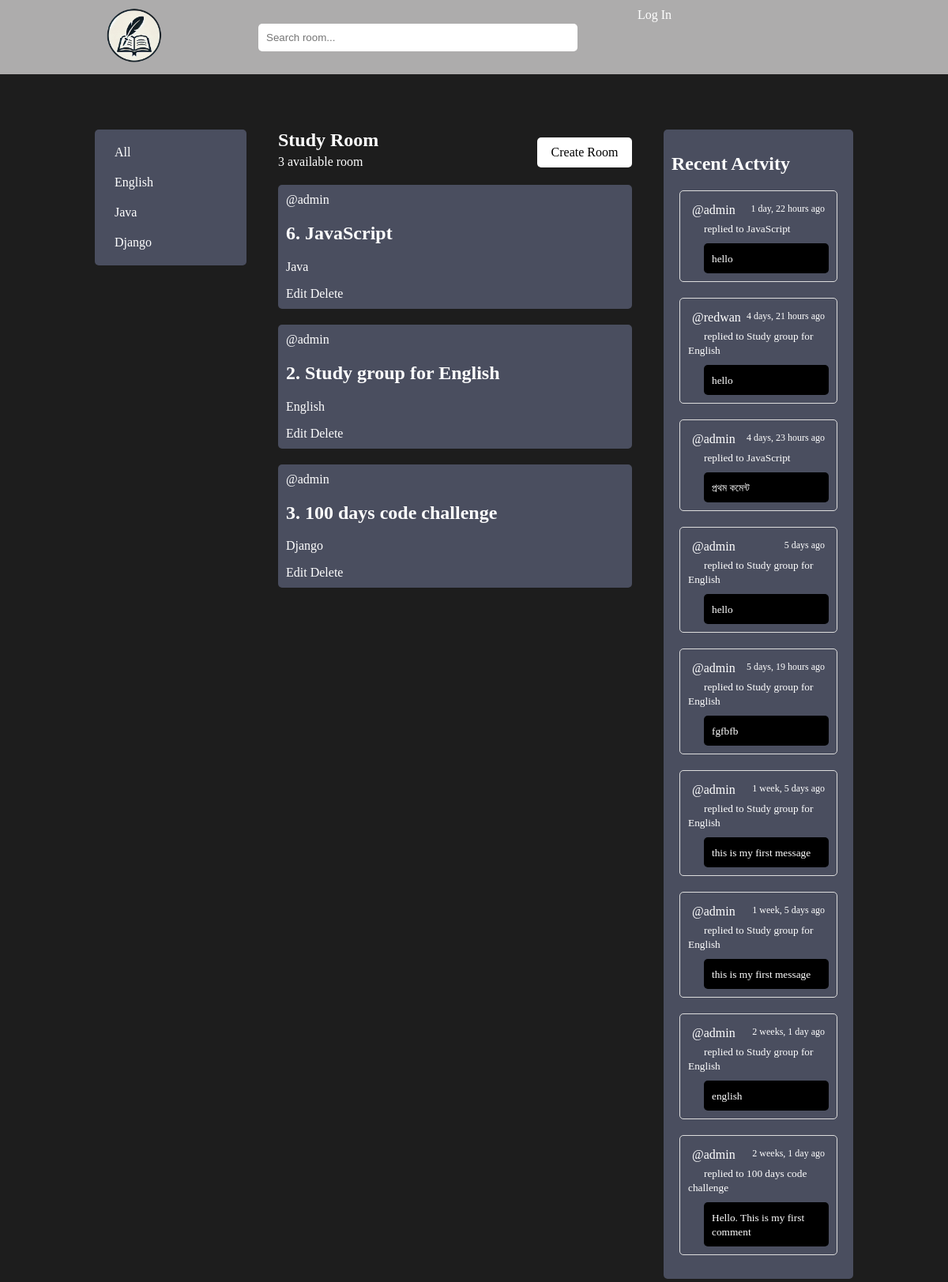
The page / on the database its author committed.
### base/models.py (models this page shows, shortened)
class Topic(models.Model):
    name = models.CharField(max_length=200)
    def __str__(self):
        return self.name

class Room(models.Model):
    host = models.ForeignKey(User, on_delete=models.CASCADE, null=True)
    topic = models.ForeignKey(Topic, on_delete=models.SET_NULL, null=True)
    name = models.CharField(max_length=200)
    description = models.TextField(null=True, blank=True)
    participants = models.ManyToManyField(User, related_name='participants', blank=True)
    updated = models.DateTimeField(auto_now=True)
    created = models.DateTimeField(auto_now_add=True)
    class Meta:
        ordering = ['-updated', '-created']
    def __str__(self):
        return self.name

class Message(models.Model):
    user = models.ForeignKey(User, on_delete=models.CASCADE)
    room = models.ForeignKey(Room, on_delete=models.CASCADE)
    body = models.TextField()
    updated = models.DateTimeField(auto_now=True)
    created = models.DateTimeField(auto_now_add=True)
    class Meta:
        ordering = ['-updated', '-created']

### base/views.py (the view)
# urls.py: path('', views.home, name="home"),
def home(request):
    q = request.GET.get('q') if request.GET.get('q') != None else '';
    rooms = Room.objects.filter(
        Q(topic__name__icontains=q) |
        Q(name__icontains=q) |
        Q(description__icontains=q)
        );
    topics = Topic.objects.all();
    room_count = rooms.count();
    room_messages = Message.objects.filter(Q(room__topic__name__icontains=q))
    context = {
        'rooms': rooms,
        'topics': topics,
        'room_count': room_count,
        'room_messages': room_messages,
    }
    return render(request, 'home.html', context);

### templates/home.html (shortened to what this page needs)
{% extends 'main.html' %}
{% load static %}
{% block content %}
<div class="container_full">
    <div class="container">
        <div class="home_page_section">
            <div class="section_left home_sec_bg">
                <div class="sec_left_room_info room_sec_cmn">
                    <div class="topic_sec">
                        <a href="{% url 'home' %}">All</a>
                        {% for topic in topics %}
                            <a href="{% url 'home' %}?q={{topic.name}}">{{topic.name}}</a>
                        {% endfor %}
                    </div>
                </div>
            </div>
            <div class="section_middle">
                <div class="sec_middle_room">
                    <div class="room_info_create">
                        <div class="avail_cre_room">
                            <div class="available_room">
                                <h2>Study Room</h2>
                                <p style="margin-top:5px">{{room_count}} available room</p>
                            </div>
                        </div>
                        <div class="avail_cre_room">
                            <div class="createroom">
                                <a href="{% url 'createroom' %}">Create Room</a>
                            </div>
                        </div>
                    </div>
                    <div class="room_data room_data_bg">
                        {% for room in rooms %}
                            <div class="sng_room_data">
                                <a href="{% url 'room' room.id %}">
                                    <span>@{{room.host}}</span>
                                    <h2>{{room.id}}. {{room.name}}</h2>
                                    <p>{{room.topic}}</p>
                                    <a href="{% url 'edit-room' room.id %}">Edit</a>
                                    <a href="{% url 'delete_room' room.id %}">Delete</a>
                                </a>
                            </div>
                        {% endfor %}
                    </div>
                </div>
            </div>
            <div class="section_right home_sec_bg">
                <div class="sec_right_activity room_sec_cmn">
                    <h2>Recent Actvity</h2>
                    <div class="room_activity">
                        {% for message in room_messages %}
                            <div class="sng_room_activity">
                                <p>@{{message.user}} <span style="font-size:12px;float:right">{{message.created|timesince}} ago</span></p>
                                <small style="margin-left:20px;">replied to {{message.room}}</small>
                                <div class="activity_message">
                                    <small>{{message.body}}</small>
                                </div>
                            </div>
                        {% endfor %}
                    </div>
                </div>
            </div>
        </div>
    </div>
</div>
{% endblock content %}

### templates/style.html (style rules this page uses)
body { background: #1d1d1d; padding: 0; margin: 0; }
.container_full { width: 100%; display: inline-block; }
.container { width: 80%; display: block; margin: 0 auto; }
h1, h2, h3, p, a, small { color: #fff; }
a { text-decoration: none; }
.section_left { width: 20%; float: left; }
.section_middle { width: 55%; float: left; }
.section_right { width: 25%; float: left; }
.room_sec_cmn { background-color: #4a4e5f; padding: 10px; border-radius: 5px; }
.sec_middle_room { margin: 0 40px; }
.room_info_create { display: inline-block; width: 100%; }
.room_info_create .avail_cre_room { width: 50%; float: left; }
.room_info_create .avail_cre_room h2 { padding: 0; margin: 0; }
.sng_room_data { background-color: #4a4e5f; padding: 10px; border-radius: 5px; margin-bottom: 20px; }
.room_activity { display: block; }
.room_activity .sng_room_activity { border: 1px solid #ddd; border-radius: 5px; padding: 10px; margin: 10px; margin-bottom: 20px; }
.room_activity .sng_room_activity p { padding: 0; margin: 5px; }
.activity_message { background: black; margin-left: 20px; padding: 10px; margin-top: 10px; border-radius: 5px; }
.createroom { width: 100px; float: right; margin-right: 20px; }
.createroom a { text-align: center; display: block; padding: 10px; background: #fff; color: black; width: 100px; border-radius: 5px; margin-top: 10px; }
.topic_sec { display: block; }
.topic_sec a { width: 100%; display: block; padding: 10px 15px; }

### templates/home.html (style rules this page uses)
.home_page_section { margin-top: 70px; }

### rows shown on the page
Topic: name "English"
Topic: name "Java"
Topic: name "Django"
Room: host "admin", id "6", name "JavaScript", topic "Java"
Room: host "admin", id "2", name "Study group for English", topic "English"
Room: host "admin", id "3", name "100 days code challenge", topic "Django"
Message: user "admin", created "1 day, 22 hours", room "JavaScript", body "hello"
Message: user "redwan", created "4 days, 21 hours", room "Study group for English", body "hello"
Message: user "admin", created "4 days, 23 hours", room "JavaScript", body "প্রথম কমেন্ট"
Message: user "admin", created "5 days", room "Study group for English", body "hello"
Message: user "admin", created "5 days, 19 hours", room "Study group for English", body "fgfbfb"
Message: user "admin", created "1 week, 5 days", room "Study group for English", body "this is my first message"
Message: user "admin", created "1 week, 5 days", room "Study group for English", body "this is my first message"
Message: user "admin", created "2 weeks, 1 day", room "Study group for English", body "english"
Message: user "admin", created "2 weeks, 1 day", room "100 days code challenge", body "Hello. This is my first comment"

### other values the page prints
{{ room_count }} "3"
